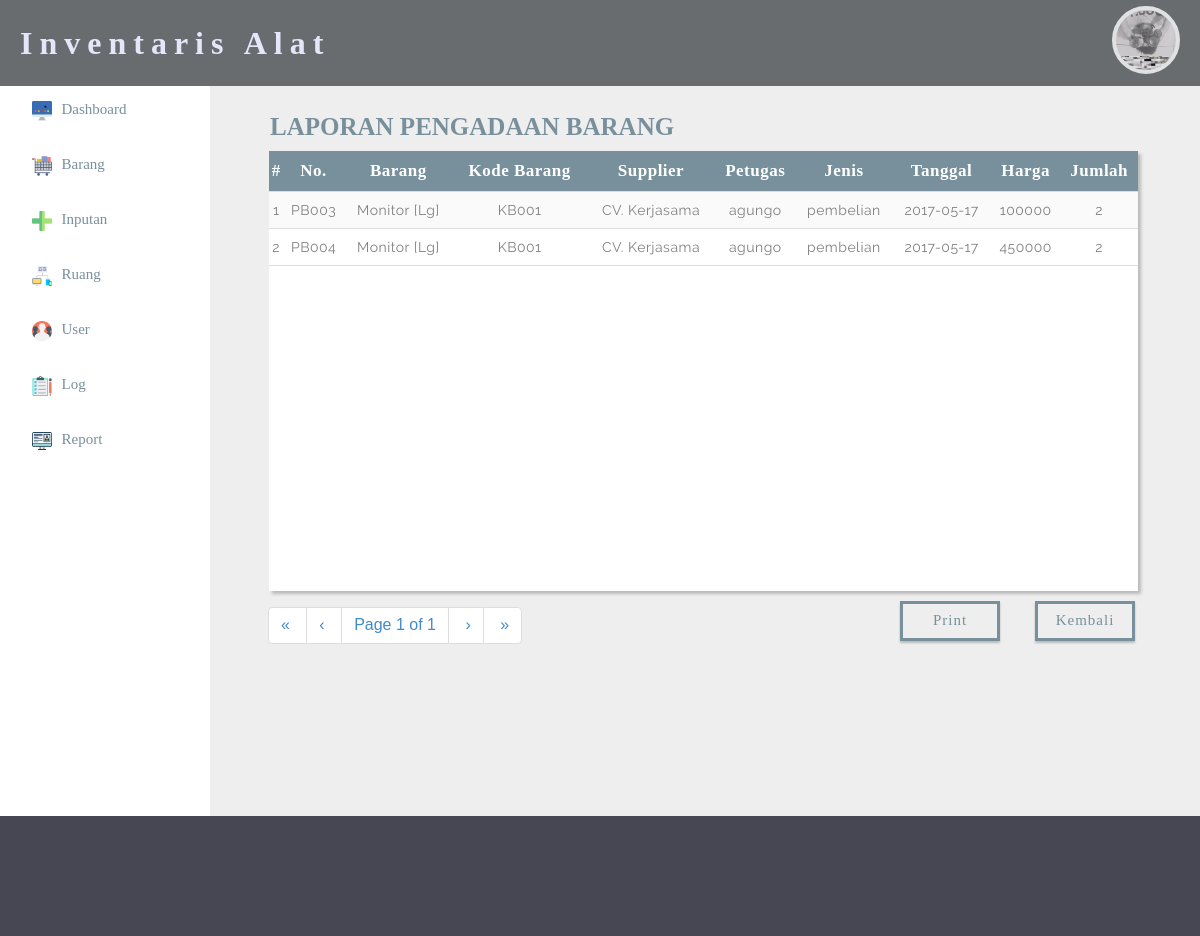
Screenshot of /admin/report.php (signed in) with the database file from the repository.
### tables this page shows
CREATE TABLE IF NOT EXISTS `pengadaan` (
  `id_pengadaan` int(11) NOT NULL AUTO_INCREMENT,
  `no_pengadaan` varchar(50) NOT NULL,
  `id_barang` int(11) NOT NULL,
  `id_suplier` int(11) NOT NULL,
  `id_petugas` int(11) NOT NULL,
  `jenis_pengadaan` varchar(11) NOT NULL,
  `tanggal` date NOT NULL,
  `harga` int(11) NOT NULL,
  `jumlah` int(11) NOT NULL,
  `keterangan` text NOT NULL,
  PRIMARY KEY (`id_pengadaan`)
);

CREATE TABLE IF NOT EXISTS `jenis_brg` (
  `id_jenis` int(11) NOT NULL AUTO_INCREMENT,
  `nama` varchar(50) NOT NULL,
  `keterangan` varchar(30) NOT NULL,
  PRIMARY KEY (`id_jenis`)
);

CREATE TABLE IF NOT EXISTS `barang_detail` (
  `id_barang` int(11) NOT NULL AUTO_INCREMENT,
  `id_jenis` int(11) NOT NULL,
  `kode_brg` varchar(20) NOT NULL,
  `merk_brg` varchar(50) NOT NULL,
  `no_seri` varchar(30) NOT NULL,
  `deskripsi` varchar(70) NOT NULL,
  PRIMARY KEY (`id_barang`)
);

CREATE TABLE IF NOT EXISTS `suplier` (
  `id_suplier` int(11) NOT NULL AUTO_INCREMENT,
  `nama_sup` varchar(50) NOT NULL,
  `alamat` text NOT NULL,
  `no_telepon` varchar(15) NOT NULL,
  `email` varchar(50) NOT NULL,
  PRIMARY KEY (`id_suplier`)
);

CREATE TABLE IF NOT EXISTS `pegawai` (
  `id` int(11) NOT NULL AUTO_INCREMENT,
  `username` varchar(50) NOT NULL,
  `password` varchar(50) NOT NULL,
  `nama_depan` varchar(30) NOT NULL,
  `nama_belakang` varchar(30) NOT NULL,
  `no_telepon` varchar(15) NOT NULL,
  `email` varchar(50) NOT NULL,
  `umur` int(11) NOT NULL,
  `alamat` text NOT NULL,
  `pertayaan` varchar(50) NOT NULL,
  `jawaban` varchar(50) NOT NULL,
  `nama_gambar` varchar(70) NOT NULL,
  `ukuran` int(11) NOT NULL,
  `tipe` varchar(70) NOT NULL,
  PRIMARY KEY (`id`)
);

### admin/report.php (the view, shortened to what this page needs)
<?php
	include 'session.php';
	include 'pagination.php';
        $sql = "SELECT * FROM pengadaan INNER JOIN barang_detail ON pengadaan.id_barang=barang_detail.id_barang INNER JOIN suplier ON pengadaan.id_suplier=suplier.id_suplier INNER JOIN pegawai ON pengadaan.id_petugas=pegawai.id INNER JOIN jenis_brg ON barang_detail.id_jenis=jenis_brg.id_jenis ORDER BY pengadaan.tanggal DESC";
        $result = mysql_query($sql);
        $rpp = 7;
        $reload = "barang_baru.php?pagination=true&page=1";
        $page = intval($_GET["page"]);
        if($page<=0) $page = 1;
        $tcount = mysql_num_rows($result);
        $tpages = ($tcount) ? ceil($tcount/$rpp) : 1;
        $count = 0;
        $i = ($page-1)*$rpp;
        $no_urut = ($page-1)*$rpp;
 ?>
 <html>
 <head>
 	<link rel="stylesheet" type="text/css" href="../css/admin_css.css">
 	<link rel="stylesheet" type="text/css" href="../css/table.css">
 	<link rel="stylesheet" type="text/css" href="../css/bootstrap.css">
 </head>
 <body>
 <?php
    include 'header.php';
  ?>
	 <div class="a">
	 	<h1>Laporan Pengadaan Barang</h1>
	 	<div class="a3">
	 		<table>
	 			<tr>
	 				<th>#</th>
	 				<th>No.</th>
	 				<th>Barang</th>
	 				<th>Kode Barang</th>
	 				<th>Supplier</th>
	 				<th>Petugas</th>
                    <th>Jenis</th>
	 				<th>Tanggal</th>
	 				<th>Harga</th>
                    <th>Jumlah</th>
	 			</tr>
	 			<?php
                    while(($count<$rpp) && ($i<$tcount)) {
                        $data = mysql_fetch_array($result);
                    ?>
                    <tr>
                        <td>
                            <?php echo ++$no_urut;?>
                        </td>
                        <td><?php echo $data['no_pengadaan']; ?></td>
                        <td><?php echo $data['nama']." [".$data['merk_brg']."]"; ?></td>
                        <td><?php echo $data['kode_brg']; ?></td>
                        <td><?php echo $data['nama_sup']; ?></td>
                        <td><?php echo $data['nama_depan']; ?></td>
                        <td><?php echo $data['jenis_pengadaan']; ?></td>
                        <td><?php echo $data['tanggal']; ?></td>
                        <td><?php echo $data['harga']; ?></td>
                        <td><?php echo $data['jumlah']; ?></td>
                    </tr>
                    <?php
                        $i++;
                        $count++;
                    }
                    ?>
	 		</table>
	 	</div>
	 	<div class="pagination" style="float: left; margin-left: 22px; margin-top: -4px;"><?php echo paginate_one($reload, $page, $tpages); ?></div>
        <a href="inventori.php"><button>Kembali</button></a>
        <a href="laporan_pengadaan.php"><button>Print</button></a>
	 </div>
	  <?php
	 	include 'sisi.php';
	  ?>
 <div class="c">
 </div>
 </body>
 </html>

### css/admin_css.css (style rules this page uses)
body { margin: 0; padding: 0; font-family: helvetica; }
.a { width: 77%; padding-top: 10px; padding-left: 3%; padding-right: 2.5%; height: 720px; float: right; background-color: #eee; }
.c { width: 100%; background-color: rgb(70, 71, 82); padding: 5%; float: right; }
.a a { text-decoration: none; }
.a3 { width: 62%; height: 440px; background-color: white; float: left; margin-top: 20px; margin-left: 2.5%; }
.pagination { display: inline-block; }

### css/table.css (style rules this page uses)
.a { background-color: #eeeeee; }
.a3 { width: 94%; box-shadow: 3px 3px 3px #bababa;" }
.a3 table { border-collapse: collapse; width: 100%; font-family: railway; }
.a3 table tr:nth-child(even) { background-color: #FAFAFA; color: #263238; }
.a3 th, .a3 td { text-align: left; border-bottom: 1px solid #ddd; border-width: 1px; text-align: center; font-size: 14px; padding-top: 10px; padding-bottom: 10px; color: grey; letter-spacing: 0.5px; }
.a3 th { background-color: #78909C; color: #fff; padding-top: 10px; padding-bottom: 10px; font-size: 17px; font-family: century gothic; }
.a h1 { float: left; color: #78909C; margin-left: 24px; font-family: century gothic; font-size: 25px; margin-bottom: -10px; text-transform: uppercase; }
.a button { width: 100px; height: 40px; margin-top: 10px; margin-right: 35px; border:3px solid #78909C; color: #78909C; font-family: paranoid; font-size: 15px; background-color: transparent; float: right; box-shadow: 0px 2px 2px #bababa; letter-spacing: 1px; }

### rows the page displays
pengadaan: no_pengadaan "PB003", jenis_brg.nama "Monitor", barang_detail.merk_brg "Lg", barang_detail.kode_brg "KB001", id_suplier.nama_sup "CV. Kerjasama", pegawai.nama_depan "agungo", jenis_pengadaan "pembelian", tanggal "2017-05-17", harga "100000", jumlah "2"
pengadaan: no_pengadaan "PB004", jenis_brg.nama "Monitor", barang_detail.merk_brg "Lg", barang_detail.kode_brg "KB001", id_suplier.nama_sup "CV. Kerjasama", pegawai.nama_depan "agungo", jenis_pengadaan "pembelian", tanggal "2017-05-17", harga "450000", jumlah "2"

### other values shown
$firstlabel "«"
$prevlabel "‹"
$page "1"
$tpages "1"
$nextlabel "›"
$lastlabel "»"
